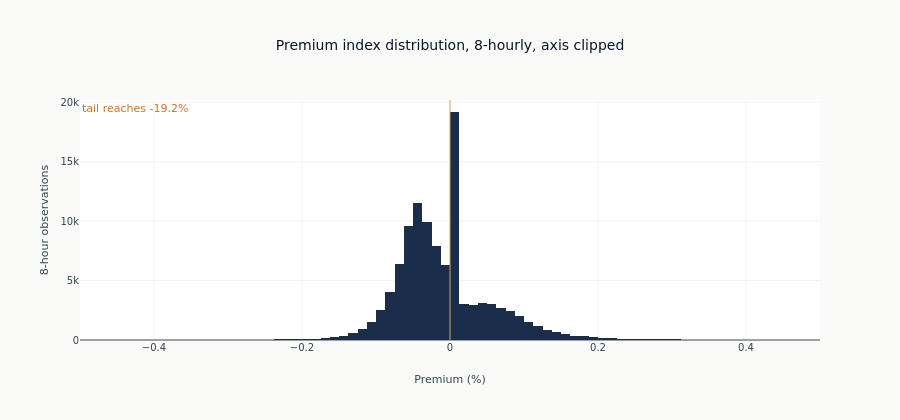

Source (notebook cell):
### Markdown cell above
### The basis is small, until it is not

The premium sits within a fraction of a percent almost all the time, and the printed range
above shows how far the extremes reach. The distribution is not symmetric around that central
mass, and the asymmetry is what the funding strategy in the case study is built on, so it is
worth drawing rather than tabulating.

The axis is clipped so the central mass is legible at all. Unclipped, a single dislocation
sets the range and the observations the strategy actually trades collapse into one bar. The
clip half-width is declared as a parameter rather than typed into the figure, and the
annotation carries the number the clipping hides, so the choice conceals nothing.

### Code cell
premium_pct = (premium["premium_index_close"] * 100).to_list()

fig = go.Figure()
fig.add_trace(
    go.Histogram(
        x=premium_pct,
        xbins=dict(start=-PREMIUM_AXIS_PCT, end=PREMIUM_AXIS_PCT, size=PREMIUM_AXIS_PCT / 40),
        marker_color=COLORS["slate"],
        name="Premium (%)",
    )
)
fig.add_vline(x=0, line_color=COLORS["amber"], line_width=1)
fig.add_annotation(
    x=-PREMIUM_AXIS_PCT,
    y=1,
    xref="x",
    yref="paper",
    text=f"tail reaches {min(premium_pct):.1f}%",
    showarrow=False,
    xanchor="left",
    yanchor="top",
    font=dict(color=COLORS["copper"]),
)
fig.update_layout(
    title="Premium index distribution, 8-hourly, axis clipped",
    xaxis_title="Premium (%)",
    yaxis_title="8-hour observations",
    xaxis_range=[-PREMIUM_AXIS_PCT, PREMIUM_AXIS_PCT],
    height=420,
)
show_plotly_with_alt(
    fig,
    f"A histogram of the eight-hourly premium index in percent, with a vertical line at zero "
    f"and the horizontal axis clipped to plus or minus {PREMIUM_AXIS_PCT} percent. The mass is "
    f"a single narrow spike centred on zero, taller than its neighbours, tapering within about "
    f"a fifth of a percent in both directions. An annotation at the top left names how far the "
    f"negative tail runs beyond the clipped range.",
)

### Figure 1 — Plotly figure (JSON) as saved in the notebook; plotly's stock layout.template omitted (floating-point values rounded to 4 significant figures; data arrays with more than 128 entries replaced by an {"elided": "..."} marker saying what was removed)
{"data": [{"marker": {"color": "#1a2d4a"}, "name": "Premium (%)", "type": "histogram", "x": {"elided": "107839 float values"}, "xbins": {"end": 0.5, "size": 0.0125, "start": -0.5}}], "layout": {"annotations": [{"font": {"color": "#C87533"}, "showarrow": false, "text": "tail reaches -19.2%", "x": -0.5, "xanchor": "left", "xref": "x", "y": 1, "yanchor": "top", "yref": "paper"}], "height": 420, "shapes": [{"line": {"color": "#D4A84B", "width": 1}, "type": "line", "x0": 0, "x1": 0, "xref": "x", "y0": 0, "y1": 1, "yref": "y domain"}], "title": {"text": "Premium index distribution, 8-hourly, axis clipped"}, "xaxis": {"range": [-0.5, 0.5], "title": {"text": "Premium (%)"}}, "yaxis": {"title": {"text": "8-hour observations"}}}}
